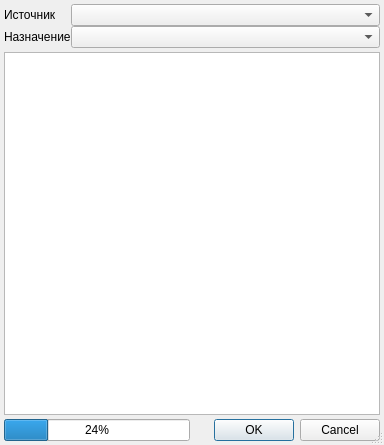
<?xml version="1.0" encoding="UTF-8"?>
<ui version="4.0">
 <class>UserDictionaryCopyDialog</class>
 <widget class="QDialog" name="UserDictionaryCopyDialog">
  <property name="geometry">
   <rect>
    <x>0</x>
    <y>0</y>
    <width>384</width>
    <height>445</height>
   </rect>
  </property>
  <property name="windowTitle">
   <string>Копирование словаря пользователя</string>
  </property>
  <property name="sizeGripEnabled">
   <bool>true</bool>
  </property>
  <layout class="QGridLayout" name="gridLayout_3">
   <item row="2" column="1">
    <widget class="QDialogButtonBox" name="buttonBox">
     <property name="standardButtons">
      <set>QDialogButtonBox::Cancel|QDialogButtonBox::Ok</set>
     </property>
    </widget>
   </item>
   <item row="2" column="0">
    <widget class="QProgressBar" name="progressBar">
     <property name="value">
      <number>24</number>
     </property>
    </widget>
   </item>
   <item row="1" column="0" colspan="2">
    <widget class="CInDocTableView" name="tblCopyUserDictionary"/>
   </item>
   <item row="0" column="0" colspan="2">
    <layout class="QGridLayout" name="gridLayout">
     <property name="spacing">
      <number>0</number>
     </property>
     <item row="0" column="1">
      <widget class="CActionTypeComboBoxEx" name="cmbActionTypeSource"/>
     </item>
     <item row="0" column="0">
      <widget class="QLabel" name="lblActionTypeSource">
       <property name="sizePolicy">
        <sizepolicy hsizetype="Maximum" vsizetype="Preferred">
         <horstretch>0</horstretch>
         <verstretch>0</verstretch>
        </sizepolicy>
       </property>
       <property name="text">
        <string>Источник</string>
       </property>
      </widget>
     </item>
     <item row="1" column="0">
      <widget class="QLabel" name="lblActionTypeNew">
       <property name="sizePolicy">
        <sizepolicy hsizetype="Maximum" vsizetype="Preferred">
         <horstretch>0</horstretch>
         <verstretch>0</verstretch>
        </sizepolicy>
       </property>
       <property name="text">
        <string>Назначение</string>
       </property>
      </widget>
     </item>
     <item row="1" column="1">
      <widget class="CActionTypeComboBoxEx" name="cmbActionTypeNew">
       <property name="sizePolicy">
        <sizepolicy hsizetype="MinimumExpanding" vsizetype="Fixed">
         <horstretch>0</horstretch>
         <verstretch>0</verstretch>
        </sizepolicy>
       </property>
      </widget>
     </item>
    </layout>
   </item>
  </layout>
 </widget>
 <layoutdefault spacing="4" margin="4"/>
 <customwidgets>
  <customwidget>
   <class>CInDocTableView</class>
   <extends>QTableView</extends>
   <header>library/InDocTable.h</header>
  </customwidget>
  <customwidget>
   <class>CActionTypeComboBoxEx</class>
   <extends>QComboBox</extends>
   <header>Events/ActionTypeComboBoxEx.h</header>
  </customwidget>
 </customwidgets>
 <tabstops>
  <tabstop>buttonBox</tabstop>
 </tabstops>
 <resources/>
 <connections>
  <connection>
   <sender>buttonBox</sender>
   <signal>accepted()</signal>
   <receiver>UserDictionaryCopyDialog</receiver>
   <slot>accept()</slot>
   <hints>
    <hint type="sourcelabel">
     <x>253</x>
     <y>438</y>
    </hint>
    <hint type="destinationlabel">
     <x>243</x>
     <y>282</y>
    </hint>
   </hints>
  </connection>
  <connection>
   <sender>buttonBox</sender>
   <signal>rejected()</signal>
   <receiver>UserDictionaryCopyDialog</receiver>
   <slot>reject()</slot>
   <hints>
    <hint type="sourcelabel">
     <x>253</x>
     <y>438</y>
    </hint>
    <hint type="destinationlabel">
     <x>243</x>
     <y>282</y>
    </hint>
   </hints>
  </connection>
 </connections>
</ui>
